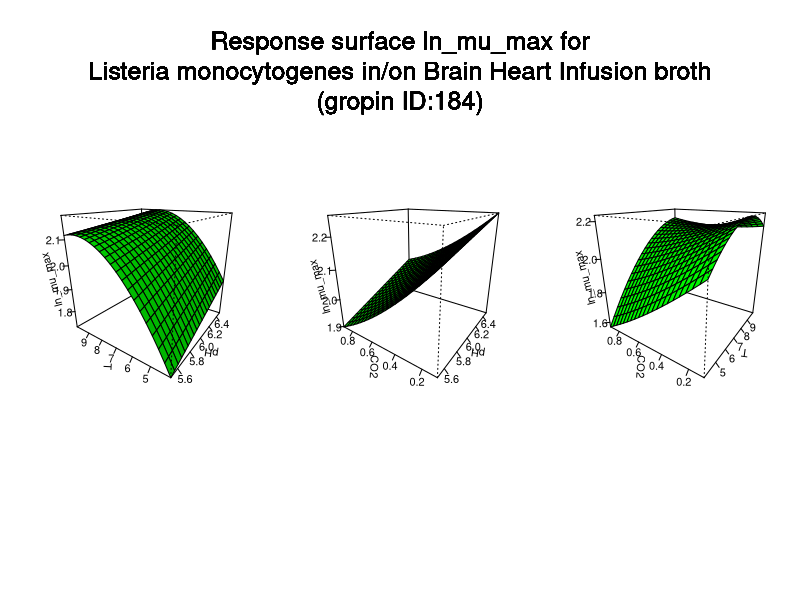

Write the R code that produced this figure.
#############################
# start of Parameter script
#############################
pH <- seq(5.5055,6.49350649350649,length.out=21)
T <- seq(4.004,9.99000999000999,length.out=21)
CO2 <- seq(0.1001,0.899100899100899,length.out=21)
#############################
# end of Parameter script
#############################
############################# 
# start of Model script Gropin ID 184 
#############################
 
# constant coefficients for this model
a1 <- 0.2513
a2 <- 0.2099
a3 <- 0.33350000000000002
a4 <- -1.672
a5 <- -0.0208
a6 <- 0.0867
a7 <- 0.1007
a8 <- -0.0143
a9 <- 0.1663
 
variables <- data.frame(pH,T,CO2)
argumentsPar <- expand.grid(variables)
 
# heart of the model
response_surface <- function(pH,T,CO2) {
   mumax <-a1+(a2*pH)+(a3*T)+(a4*CO2)+(a5*pH*T)+(a6*pH*CO2)+(a7*T*CO2)+(a8*(T^2))+(a9*(CO2^2))

return(mumax=mumax)
} 

# output parameters
responseSurface <- cbind(argumentsPar,response_surface(argumentsPar['pH'],argumentsPar['T'],argumentsPar['CO2']))
colnames(responseSurface) <- c(colnames(argumentsPar),'lnmumax')
#############################
# End of Model script
#############################
############################# 
# start of Visualisation script Gropin ID 184 
#############################
argPar1 <- expand.grid(pH,T)
argPar2 <- expand.grid(pH,CO2)
argPar3 <- expand.grid(T,CO2)
z1 <- matrix(unlist(response_surface(argPar1[1],argPar1[2],CO2[10])),nrow=21)
z2 <- matrix(unlist(response_surface(argPar2[1],T[10],argPar2[2])),nrow=21)
z3 <- matrix(unlist(response_surface(pH[10],argPar3[1],argPar3[2])),nrow=21)
par(mfrow = c(1,3))
persp(pH,T,z1,col = 'green',xlab='pH',ylab='T',zlab='ln_mu_max',theta=305,phi=20,shade=0.25,ticktype = 'detailed')
persp(pH,CO2,z2,col = 'green',xlab='pH',ylab='CO2',zlab='ln_mu_max',theta=305,phi=20,shade=0.25,ticktype = 'detailed')
persp(T,CO2,z3,col = 'green',xlab='T',ylab='CO2',zlab='ln_mu_max',theta=305,phi=20,shade=0.25,ticktype = 'detailed')
mtext('Response surface ln_mu_max for
Listeria monocytogenes in/on Brain Heart Infusion broth
(gropin ID:184)',outer=T,  cex=1.5, line=-8.5, side=3)
#############################
# End of Visualisation script
#############################
